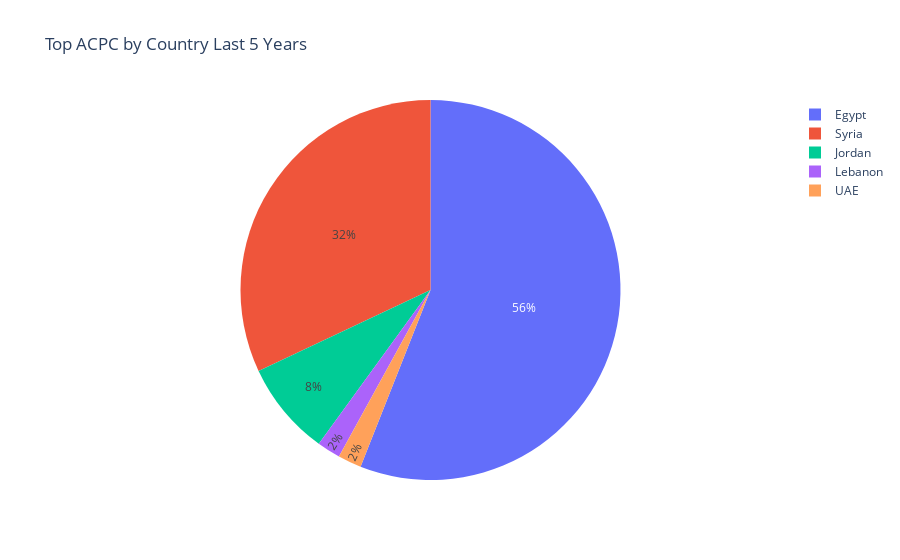

Notebook code for this chart:
### Code cell
fig = px.pie(acpc_country_df, values='count', names='Country', title='Top ACPC by Country Last 5 Years')
fig.show()

### Figure 1 — Plotly figure (JSON) as saved in the notebook; plotly's stock layout.template omitted (floating-point values rounded to 4 significant figures)
{"data": [{"domain": {"x": [0, 1], "y": [0, 1]}, "hovertemplate": "Country=%{label}<br>count=%{value}<extra></extra>", "labels": ["Egypt", "Syria", "Jordan", "Lebanon", "UAE"], "legendgroup": "", "name": "", "showlegend": true, "type": "pie", "values": [28, 16, 4, 1, 1]}], "layout": {"legend": {"tracegroupgap": 0}, "title": {"text": "Top ACPC by Country Last 5 Years"}}}
